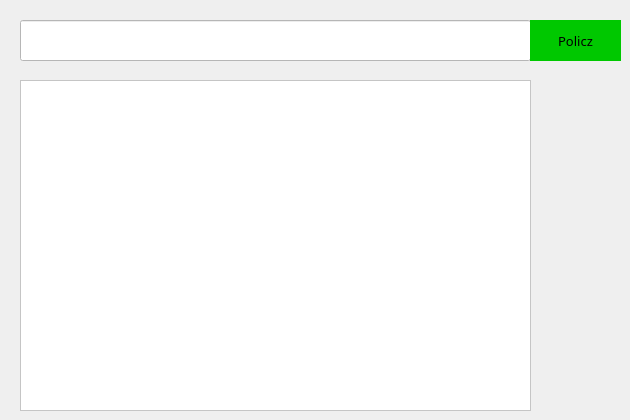
      <widget class="QWidget" name="Matrices">
       <attribute name="title">
        <string>Matrices</string>
       </attribute>
       <widget class="QLineEdit" name="matrixInputLabel">
        <property name="geometry">
         <rect>
          <x>20</x>
          <y>20</y>
          <width>511</width>
          <height>41</height>
         </rect>
        </property>
        <property name="font">
         <font>
          <family>Arial</family>
          <pointsize>12</pointsize>
         </font>
        </property>
        <property name="styleSheet">
         <string notr="true">background-color: rgb(255, 255, 255);</string>
        </property>
       </widget>
       <widget class="QPushButton" name="computeMatrixBtn">
        <property name="geometry">
         <rect>
          <x>530</x>
          <y>20</y>
          <width>91</width>
          <height>41</height>
         </rect>
        </property>
        <property name="palette">
         <palette>
          <active>
           <colorrole role="WindowText">
            <brush brushstyle="SolidPattern">
             <color alpha="255">
              <red>0</red>
              <green>0</green>
              <blue>0</blue>
             </color>
            </brush>
           </colorrole>
           <colorrole role="Button">
            <brush brushstyle="SolidPattern">
             <color alpha="255">
              <red>0</red>
              <green>200</green>
              <blue>0</blue>
             </color>
            </brush>
           </colorrole>
           <colorrole role="Text">
            <brush brushstyle="SolidPattern">
             <color alpha="255">
              <red>0</red>
              <green>0</green>
              <blue>0</blue>
             </color>
            </brush>
           </colorrole>
           <colorrole role="ButtonText">
            <brush brushstyle="SolidPattern">
             <color alpha="255">
              <red>0</red>
              <green>0</green>
              <blue>0</blue>
             </color>
            </brush>
           </colorrole>
           <colorrole role="Base">
            <brush brushstyle="SolidPattern">
             <color alpha="255">
              <red>0</red>
              <green>200</green>
              <blue>0</blue>
             </color>
            </brush>
           </colorrole>
           <colorrole role="Window">
            <brush brushstyle="SolidPattern">
             <color alpha="255">
              <red>0</red>
              <green>200</green>
              <blue>0</blue>
             </color>
            </brush>
           </colorrole>
           <colorrole role="PlaceholderText">
            <brush brushstyle="NoBrush">
             <color alpha="128">
              <red>0</red>
              <green>0</green>
              <blue>0</blue>
             </color>
            </brush>
           </colorrole>
          </active>
          <inactive>
           <colorrole role="WindowText">
            <brush brushstyle="SolidPattern">
             <color alpha="255">
              <red>0</red>
              <green>0</green>
              <blue>0</blue>
             </color>
            </brush>
           </colorrole>
           <colorrole role="Button">
            <brush brushstyle="SolidPattern">
             <color alpha="255">
              <red>0</red>
              <green>200</green>
              <blue>0</blue>
             </color>
            </brush>
           </colorrole>
           <colorrole role="Text">
            <brush brushstyle="SolidPattern">
             <color alpha="255">
              <red>0</red>
              <green>0</green>
              <blue>0</blue>
             </color>
            </brush>
           </colorrole>
           <colorrole role="ButtonText">
            <brush brushstyle="SolidPattern">
             <color alpha="255">
              <red>0</red>
              <green>0</green>
              <blue>0</blue>
             </color>
            </brush>
           </colorrole>
           <colorrole role="Base">
            <brush brushstyle="SolidPattern">
             <color alpha="255">
              <red>0</red>
              <green>200</green>
              <blue>0</blue>
             </color>
            </brush>
           </colorrole>
           <colorrole role="Window">
            <brush brushstyle="SolidPattern">
             <color alpha="255">
              <red>0</red>
              <green>200</green>
              <blue>0</blue>
             </color>
            </brush>
           </colorrole>
           <colorrole role="PlaceholderText">
            <brush brushstyle="NoBrush">
             <color alpha="128">
              <red>0</red>
              <green>0</green>
              <blue>0</blue>
             </color>
            </brush>
           </colorrole>
          </inactive>
          <disabled>
           <colorrole role="WindowText">
            <brush brushstyle="SolidPattern">
             <color alpha="255">
              <red>0</red>
              <green>0</green>
              <blue>0</blue>
             </color>
            </brush>
           </colorrole>
           <colorrole role="Button">
            <brush brushstyle="SolidPattern">
             <color alpha="255">
              <red>0</red>
              <green>200</green>
              <blue>0</blue>
             </color>
            </brush>
           </colorrole>
           <colorrole role="Text">
            <brush brushstyle="SolidPattern">
             <color alpha="255">
              <red>0</red>
              <green>0</green>
              <blue>0</blue>
             </color>
            </brush>
           </colorrole>
           <colorrole role="ButtonText">
            <brush brushstyle="SolidPattern">
             <color alpha="255">
              <red>0</red>
              <green>0</green>
              <blue>0</blue>
             </color>
            </brush>
           </colorrole>
           <colorrole role="Base">
            <brush brushstyle="SolidPattern">
             <color alpha="255">
              <red>0</red>
              <green>200</green>
              <blue>0</blue>
             </color>
            </brush>
           </colorrole>
           <colorrole role="Window">
            <brush brushstyle="SolidPattern">
             <color alpha="255">
              <red>0</red>
              <green>200</green>
              <blue>0</blue>
             </color>
            </brush>
           </colorrole>
           <colorrole role="PlaceholderText">
            <brush brushstyle="NoBrush">
             <color alpha="128">
              <red>0</red>
              <green>0</green>
              <blue>0</blue>
             </color>
            </brush>
           </colorrole>
          </disabled>
         </palette>
        </property>
        <property name="font">
         <font>
          <family>Microsoft YaHei UI Light</family>
          <pointsize>10</pointsize>
          <weight>50</weight>
          <italic>false</italic>
          <bold>false</bold>
         </font>
        </property>
        <property name="autoFillBackground">
         <bool>false</bool>
        </property>
        <property name="styleSheet">
         <string notr="true">QPushButton {
 color: black; 
background-color: rgb(0, 200, 0);
 font: 10pt 'Microsoft YaHei UI Light';
border: solid;
outline: none; 
}
 QPushButton:hover { 
background-color: rgb(0, 180, 0);
 } </string>
        </property>
        <property name="text">
         <string>Policz</string>
        </property>
        <property name="default">
         <bool>false</bool>
        </property>
       </widget>
       <widget class="QTextEdit" name="matrixResultLabel">
        <property name="geometry">
         <rect>
          <x>20</x>
          <y>80</y>
          <width>511</width>
          <height>331</height>
         </rect>
        </property>
        <property name="font">
         <font>
          <family>Arial</family>
          <pointsize>14</pointsize>
          <weight>50</weight>
          <bold>false</bold>
         </font>
        </property>
        <property name="styleSheet">
         <string notr="true">background-color: rgb(255, 255, 255);</string>
        </property>
       </widget>
      </widget>
